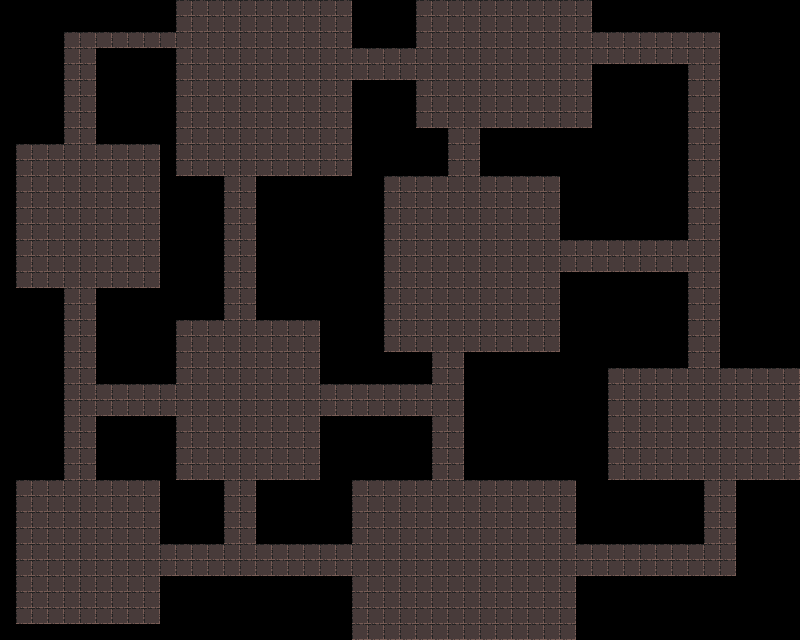

This is a level from a 2D game, rendered from its Tiled map with the project's own tilesets. A one-line summary and the map file follow, with tile-layer data summarised:
An orthogonal 50x40 tile map with 16x16 px tiles, 2 tile layers (layer1, layer2).

<map version="1.9" tiledversion="1.9.2" orientation="orthogonal" renderorder="left-up" width="50" height="40" tilewidth="16" tileheight="16" infinite="0" nextlayerid="3" nextobjectid="1">
 <properties>
  <property name="spawnX" type="int" value="4" />
  <property name="spawnY" type="int" value="35" />
 </properties>
 <tileset firstgid="1" source="0x72_DungeonTilesetII_v1.tsx" />
 <layer id="1" name="layer1" width="50" height="40">
  <data>[2000 cells, 1051 non-empty, 1 distinct tile ids]</data>
 </layer>
 <layer id="2" name="layer2" width="50" height="40">
  <data>[2000 cells, 0 non-empty, 0 distinct tile ids]</data>
 </layer>
</map>
